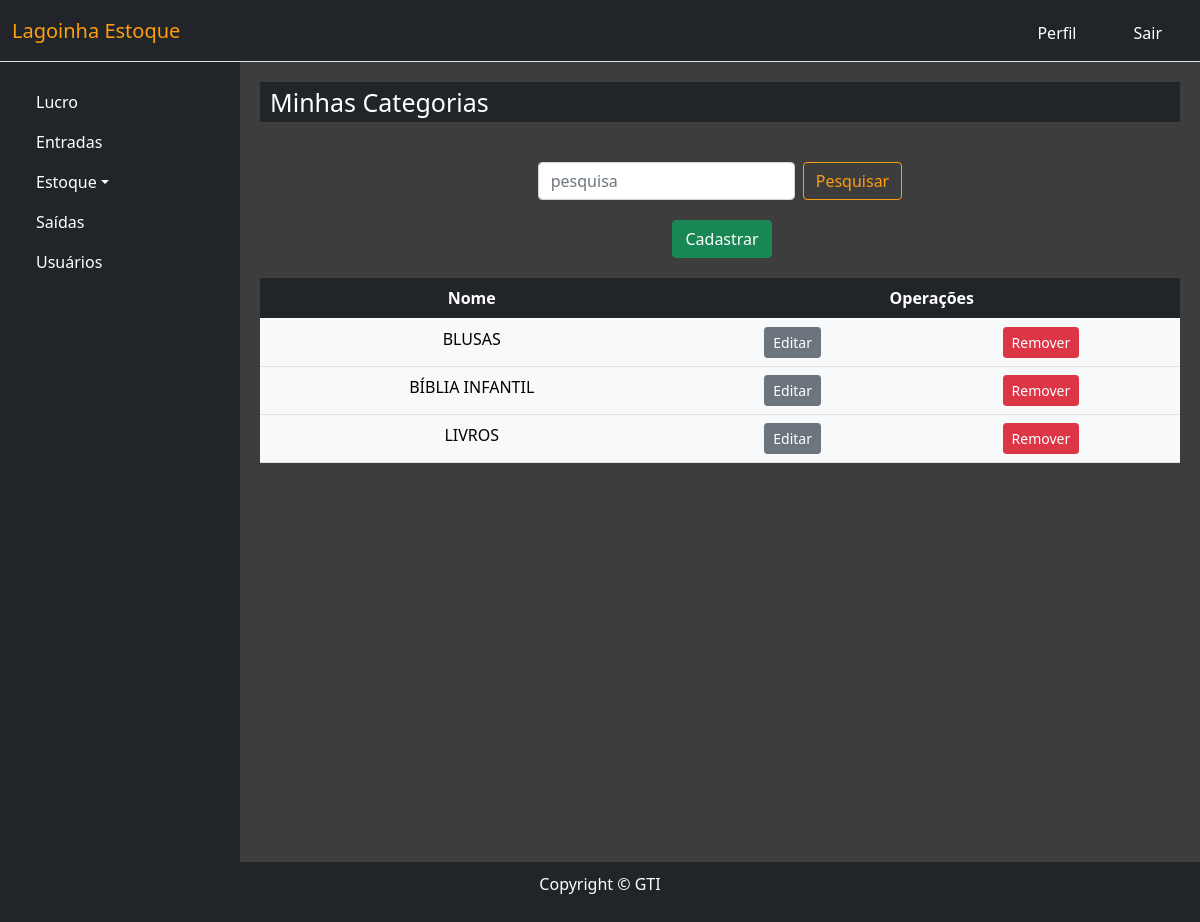
Page /estoque/categorias/ (signed in) on the earlier database version.
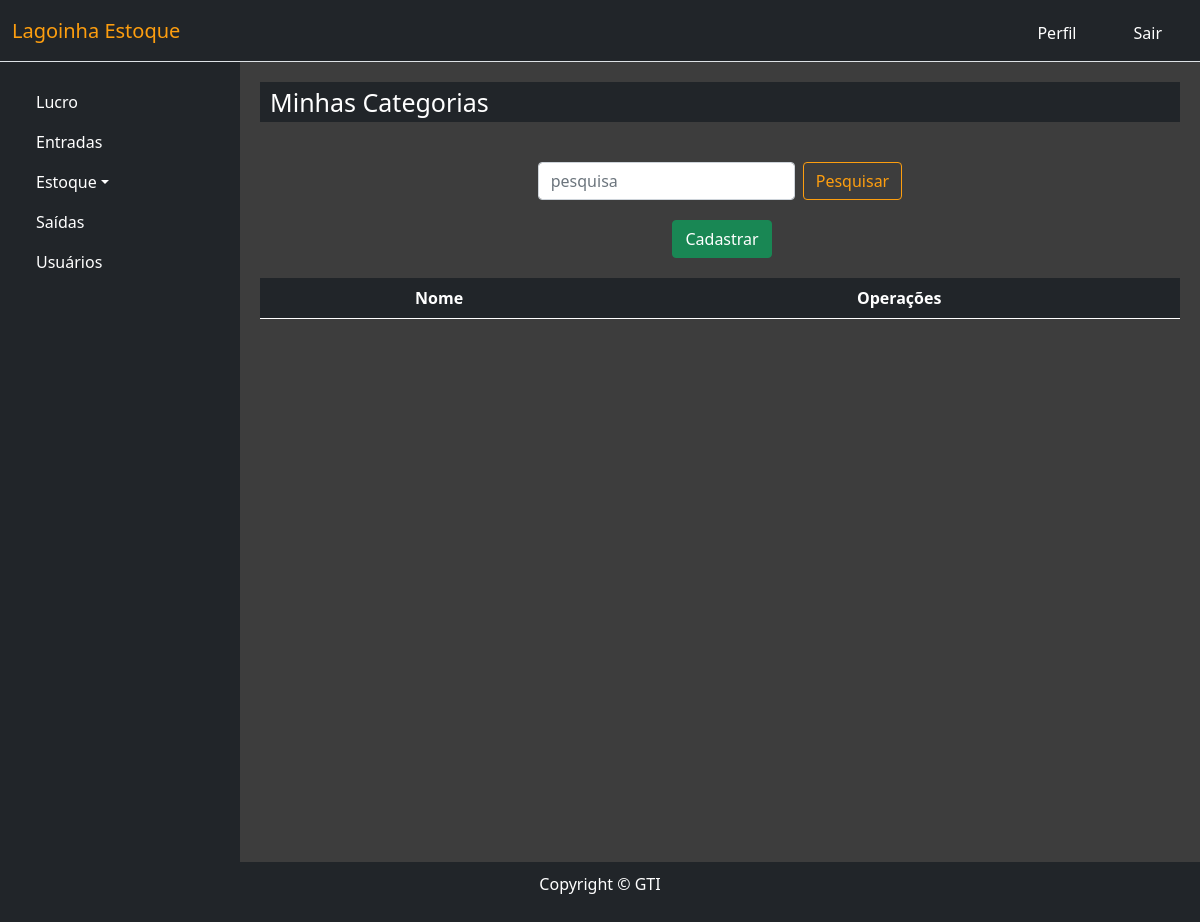
Same page on the later database version.
### estoque/models.py (models this page shows, shortened)
class Categoria(models.Model):
    nome = models.CharField(max_length=20)

### estoque/views.py (the view)
# urls.py: path('categorias/', views.listaCategorias, name='listagem_categorias'),
@login_required(login_url='login')
def listaCategorias(request): #listagem de categorias
    categorias = Categoria.objects.all()
    if request.GET.get('pesquisa'):
        pesq = request.GET.get('pesquisa')
        categorias = categorias.filter(Q(nome__icontains=pesq)).order_by('-id')
    else:
        categorias = Categoria.objects.order_by('-id').filter
    contexto = {
        'categorias': categorias,
    }
    return render(request, 'estoque/cat_listagem.html', contexto)

### estoque/templates/estoque/cat_listagem.html (shortened to what this page needs)
{% extends 'base.html' %}
{% load static %}
{% load permission_tags %}
{%block titulo %}
Minhas Categorias
{%endblock titulo %}
{% block conteudo %}
<div class="buscarButtonColuna">
        <div class="buscarButton">
                <form class="row g-2 align-items-center">
                        <div class="col-auto">
                                <input type="search" class="form-control mr-sm-2" autocomplete="off"  placeholder="pesquisa" name="pesquisa">
                        </div>
                        <div class="col-auto">
                                <button class="btn btn-outline-success" type="submit">Pesquisar</button>
                        </div>
                </form>
                </div>
        <div class='buttoncadastrar'>
        <div>
                <a href="{% url "cadastro_categorias" %}">&nbsp;<button class="btn btn-success" type="button">Cadastrar</button><a/>
        </div>
        </div>
</div>
<div class="table-content table-responsive text-center">
        <table class="table table-hover">
                <thead class="table-dark">
                        <tr>
                                <th>Nome</th>
                                <th colspan="3" class="text-md-center">Operações</th>
                        </tr>
                </thead>
                <tbody class='table-light'>
                    {% for categoria in categorias %}
                    <tr>
                            <td>{{categoria.nome}}</td>
                            <td><a href="{% url "editar_categorias" categoria.id %}"><button type="button" class="btn btn-secondary btn-sm">Editar</button></a></td>
                            {%if user|can:"ex_cat"%}
                            <td><a href ="{% url "excluir_categorias" categoria.id %}"><button type="button" class="btn btn-danger btn-sm" data-bs-toggle="modal" data-bs-target="#exampleModal">Remover</button></a></td>
                            {%else%}
                            <td><p>:)</p></td>
                            {% endif %}
                       </div>
                    </tr>
                    {% endfor %}
                </tbody>
        </table>
</div>
{% endblock conteudo %}

Differences in the rows shown:
removed Categoria: nome "BLUSAS"
removed Categoria: nome "BÍBLIA INFANTIL"
removed Categoria: nome "LIVROS"
